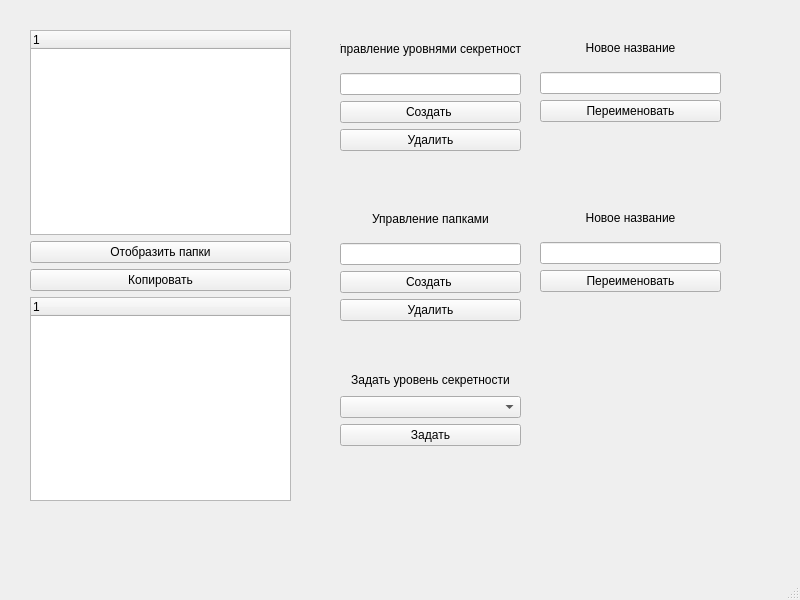
<?xml version="1.0" encoding="UTF-8"?>
<ui version="4.0">
 <class>MainWindow</class>
 <widget class="QMainWindow" name="MainWindow">
  <property name="geometry">
   <rect>
    <x>0</x>
    <y>0</y>
    <width>800</width>
    <height>600</height>
   </rect>
  </property>
  <property name="windowTitle">
   <string>MainWindow</string>
  </property>
  <widget class="QWidget" name="centralwidget">
   <widget class="QWidget" name="verticalLayoutWidget">
    <property name="geometry">
     <rect>
      <x>340</x>
      <y>30</y>
      <width>181</width>
      <height>121</height>
     </rect>
    </property>
    <layout class="QVBoxLayout" name="verticalLayout">
     <item>
      <widget class="QLabel" name="label">
       <property name="text">
        <string>Управление уровнями секретности</string>
       </property>
       <property name="alignment">
        <set>Qt::AlignCenter</set>
       </property>
      </widget>
     </item>
     <item>
      <widget class="QLineEdit" name="securityLevelinput"/>
     </item>
     <item>
      <widget class="QPushButton" name="createSecurityLevelButton">
       <property name="text">
        <string>Создать </string>
       </property>
      </widget>
     </item>
     <item>
      <widget class="QPushButton" name="deleteSecurityLevelButton">
       <property name="text">
        <string>Удалить</string>
       </property>
      </widget>
     </item>
    </layout>
   </widget>
   <widget class="QWidget" name="verticalLayoutWidget_2">
    <property name="geometry">
     <rect>
      <x>540</x>
      <y>30</y>
      <width>181</width>
      <height>121</height>
     </rect>
    </property>
    <layout class="QVBoxLayout" name="verticalLayout_2">
     <item>
      <widget class="QLabel" name="label_2">
       <property name="text">
        <string>Новое название</string>
       </property>
       <property name="alignment">
        <set>Qt::AlignCenter</set>
       </property>
      </widget>
     </item>
     <item>
      <widget class="QLineEdit" name="newNameOfSecurityLevel"/>
     </item>
     <item>
      <widget class="QPushButton" name="renameSecurityLevelButton">
       <property name="text">
        <string>Переименовать</string>
       </property>
      </widget>
     </item>
     <item>
      <spacer name="verticalSpacer">
       <property name="orientation">
        <enum>Qt::Vertical</enum>
       </property>
       <property name="sizeType">
        <enum>QSizePolicy::Minimum</enum>
       </property>
       <property name="sizeHint" stdset="0">
        <size>
         <width>20</width>
         <height>29</height>
        </size>
       </property>
      </spacer>
     </item>
    </layout>
   </widget>
   <widget class="QWidget" name="verticalLayoutWidget_3">
    <property name="geometry">
     <rect>
      <x>340</x>
      <y>200</y>
      <width>181</width>
      <height>121</height>
     </rect>
    </property>
    <layout class="QVBoxLayout" name="verticalLayout_3">
     <item>
      <widget class="QLabel" name="label_3">
       <property name="text">
        <string>Управление папками</string>
       </property>
       <property name="alignment">
        <set>Qt::AlignCenter</set>
       </property>
      </widget>
     </item>
     <item>
      <widget class="QLineEdit" name="folderNameInput"/>
     </item>
     <item>
      <widget class="QPushButton" name="createFolderButton">
       <property name="text">
        <string>Создать </string>
       </property>
      </widget>
     </item>
     <item>
      <widget class="QPushButton" name="deleteFolderButton">
       <property name="text">
        <string>Удалить</string>
       </property>
      </widget>
     </item>
    </layout>
   </widget>
   <widget class="QWidget" name="verticalLayoutWidget_4">
    <property name="geometry">
     <rect>
      <x>540</x>
      <y>200</y>
      <width>181</width>
      <height>121</height>
     </rect>
    </property>
    <layout class="QVBoxLayout" name="verticalLayout_4">
     <item>
      <widget class="QLabel" name="label_4">
       <property name="text">
        <string>Новое название</string>
       </property>
       <property name="alignment">
        <set>Qt::AlignCenter</set>
       </property>
      </widget>
     </item>
     <item>
      <widget class="QLineEdit" name="newNameOfFolder"/>
     </item>
     <item>
      <widget class="QPushButton" name="renameFolderButton">
       <property name="text">
        <string>Переименовать</string>
       </property>
      </widget>
     </item>
     <item>
      <spacer name="verticalSpacer_2">
       <property name="orientation">
        <enum>Qt::Vertical</enum>
       </property>
       <property name="sizeType">
        <enum>QSizePolicy::Minimum</enum>
       </property>
       <property name="sizeHint" stdset="0">
        <size>
         <width>20</width>
         <height>29</height>
        </size>
       </property>
      </spacer>
     </item>
    </layout>
   </widget>
   <widget class="QWidget" name="verticalLayoutWidget_5">
    <property name="geometry">
     <rect>
      <x>340</x>
      <y>370</y>
      <width>181</width>
      <height>116</height>
     </rect>
    </property>
    <layout class="QVBoxLayout" name="verticalLayout_6">
     <item>
      <widget class="QLabel" name="label_6">
       <property name="text">
        <string>Задать уровень секретности</string>
       </property>
       <property name="alignment">
        <set>Qt::AlignCenter</set>
       </property>
      </widget>
     </item>
     <item>
      <widget class="QComboBox" name="securityLevelSelector"/>
     </item>
     <item>
      <widget class="QPushButton" name="setSecurityLevelButton">
       <property name="text">
        <string>Задать</string>
       </property>
      </widget>
     </item>
     <item>
      <spacer name="verticalSpacer_3">
       <property name="orientation">
        <enum>Qt::Vertical</enum>
       </property>
       <property name="sizeType">
        <enum>QSizePolicy::Minimum</enum>
       </property>
       <property name="sizeHint" stdset="0">
        <size>
         <width>20</width>
         <height>40</height>
        </size>
       </property>
      </spacer>
     </item>
    </layout>
   </widget>
   <widget class="QWidget" name="verticalLayoutWidget_6">
    <property name="geometry">
     <rect>
      <x>30</x>
      <y>30</y>
      <width>261</width>
      <height>471</height>
     </rect>
    </property>
    <layout class="QVBoxLayout" name="verticalLayout_5">
     <item>
      <widget class="QTreeWidget" name="treeWidget">
       <column>
        <property name="text">
         <string notr="true">1</string>
        </property>
       </column>
      </widget>
     </item>
     <item>
      <widget class="QPushButton" name="showFolderButton">
       <property name="text">
        <string>Отобразить папки</string>
       </property>
      </widget>
     </item>
     <item>
      <widget class="QPushButton" name="copyButton">
       <property name="text">
        <string>Копировать</string>
       </property>
      </widget>
     </item>
     <item>
      <widget class="QTreeWidget" name="copytreeWidget">
       <column>
        <property name="text">
         <string notr="true">1</string>
        </property>
       </column>
      </widget>
     </item>
    </layout>
   </widget>
  </widget>
  <widget class="QMenuBar" name="menubar">
   <property name="geometry">
    <rect>
     <x>0</x>
     <y>0</y>
     <width>800</width>
     <height>21</height>
    </rect>
   </property>
  </widget>
  <widget class="QStatusBar" name="statusbar"/>
 </widget>
 <resources/>
 <connections/>
</ui>
